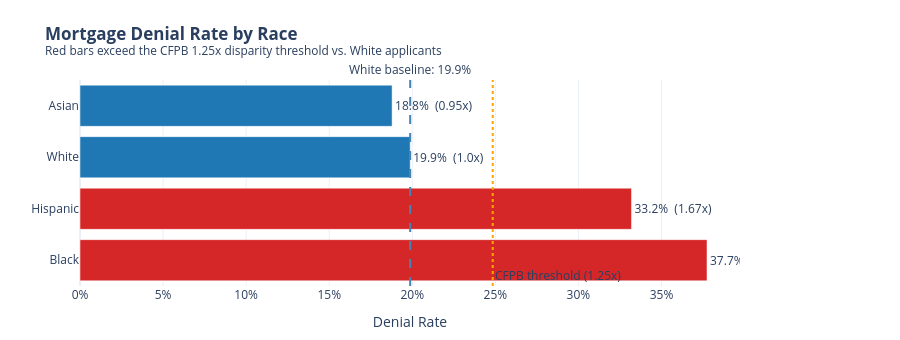

Notebook code for this chart:
### Markdown cell above
## Finding 1 - Who Gets Denied?
We compute the denial rate per race group and the disparity ratio vs. White applicants.
The CFPB flags any ratio above 1.25x for examination.

### Code cell
disp = (
    df.groupby('race')['denied']
    .agg(applications='count', denial_rate='mean')
    .reset_index()
)
ref_rate = disp.loc[disp['race'] == 'White', 'denial_rate'].values[0]
disp['disparity_ratio'] = (disp['denial_rate'] / ref_rate).round(2)
disp['flagged']          = disp['disparity_ratio'] > THRESHOLD
disp = disp.sort_values('denial_rate', ascending=False)

print('Disparity Ratio Summary:')
print(disp[['race', 'applications', 'denial_rate', 'disparity_ratio', 'flagged']].to_string(index=False))

#Chart 
colors = ['#d62728' if f else '#1f77b4' for f in disp['flagged']]
labels = [
    f'{r:.1%}  ({d}x)' for r, d in zip(disp['denial_rate'], disp['disparity_ratio'])
]

fig = go.Figure(go.Bar(
    x=disp['denial_rate'], y=disp['race'],
    orientation='h',
    marker_color=colors,
    text=labels, textposition='outside',
    hovertemplate='%{y}: %{x:.1%}<extra></extra>'
))
fig.add_vline(
    x=ref_rate, line_dash='dash', line_color='steelblue',
    annotation_text=f'White baseline: {ref_rate:.1%}',
    annotation_position='top'
)
fig.add_vline(
    x=ref_rate * THRESHOLD, line_dash='dot', line_color='orange',
    annotation_text=f'CFPB threshold ({THRESHOLD}x)',
    annotation_position='bottom right'
)
fig.update_layout(
    title='<b>Mortgage Denial Rate by Race</b><br>'
          '<sup>Red bars exceed the CFPB 1.25x disparity threshold vs. White applicants</sup>',
    xaxis_title='Denial Rate', xaxis_tickformat='.0%',
    template='plotly_white', height=340,
    margin=dict(l=80, r=160, t=80, b=40)
)
fig.show()

### Figure 1 — Plotly figure (JSON) as saved in the notebook; plotly's stock layout.template omitted (floating-point values rounded to 4 significant figures)
{"data": [{"hovertemplate": "%{y}: %{x:.1%}<extra></extra>", "marker": {"color": ["#d62728", "#d62728", "#1f77b4", "#1f77b4"]}, "orientation": "h", "text": ["37.7%  (1.9x)", "33.2%  (1.67x)", "19.9%  (1.0x)", "18.8%  (0.95x)"], "textposition": "outside", "type": "bar", "x": [0.3774, 0.3319, 0.1987, 0.1879], "y": ["Black", "Hispanic", "White", "Asian"]}], "layout": {"annotations": [{"showarrow": false, "text": "White baseline: 19.9%", "x": 0.1987, "xanchor": "center", "xref": "x", "y": 1, "yanchor": "bottom", "yref": "y domain"}, {"showarrow": false, "text": "CFPB threshold (1.25x)", "x": 0.2484, "xanchor": "left", "xref": "x", "y": 0, "yanchor": "bottom", "yref": "y domain"}], "height": 340, "margin": {"b": 40, "l": 80, "r": 160, "t": 80}, "shapes": [{"line": {"color": "steelblue", "dash": "dash"}, "type": "line", "x0": 0.1987, "x1": 0.1987, "xref": "x", "y0": 0, "y1": 1, "yref": "y domain"}, {"line": {"color": "orange", "dash": "dot"}, "type": "line", "x0": 0.2484, "x1": 0.2484, "xref": "x", "y0": 0, "y1": 1, "yref": "y domain"}], "title": {"text": "<b>Mortgage Denial Rate by Race</b><br><sup>Red bars exceed the CFPB 1.25x disparity threshold vs. White applicants</sup>"}, "xaxis": {"tickformat": ".0%", "title": {"text": "Denial Rate"}}}}
